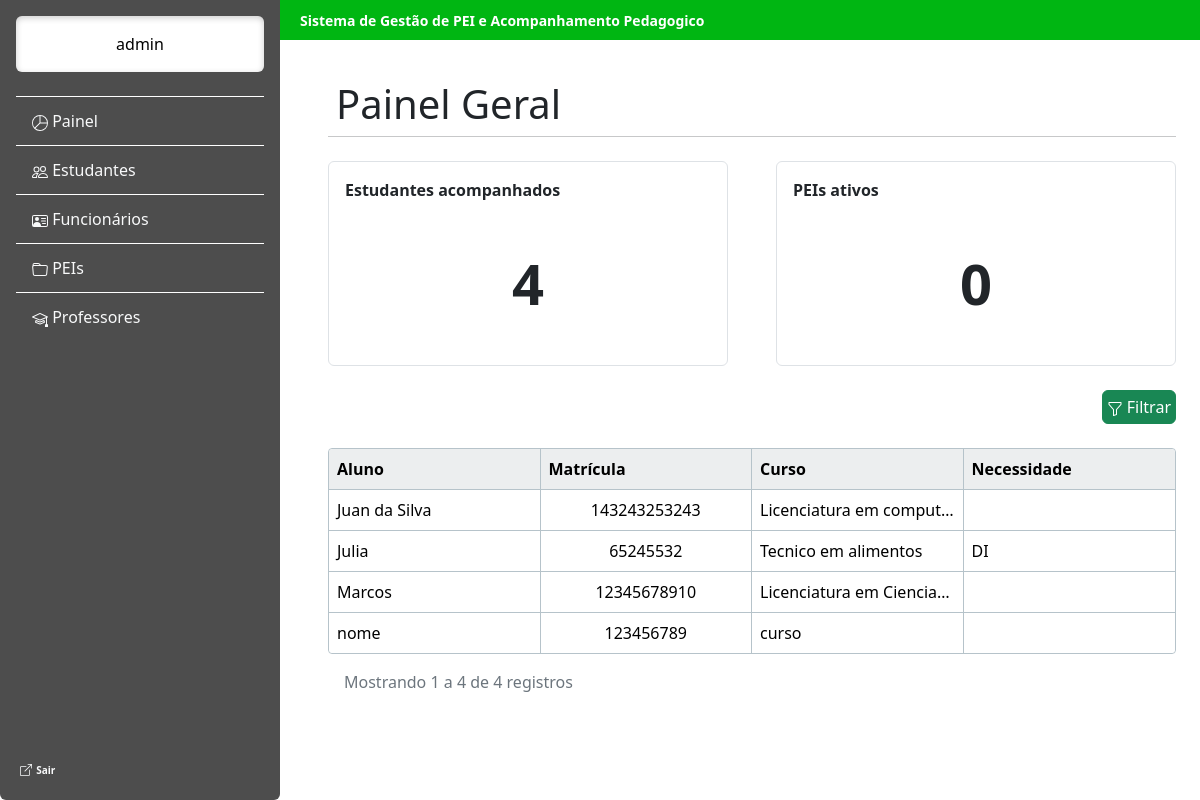
The app's page /estudante/painel_administrador/ (signed in), older data.
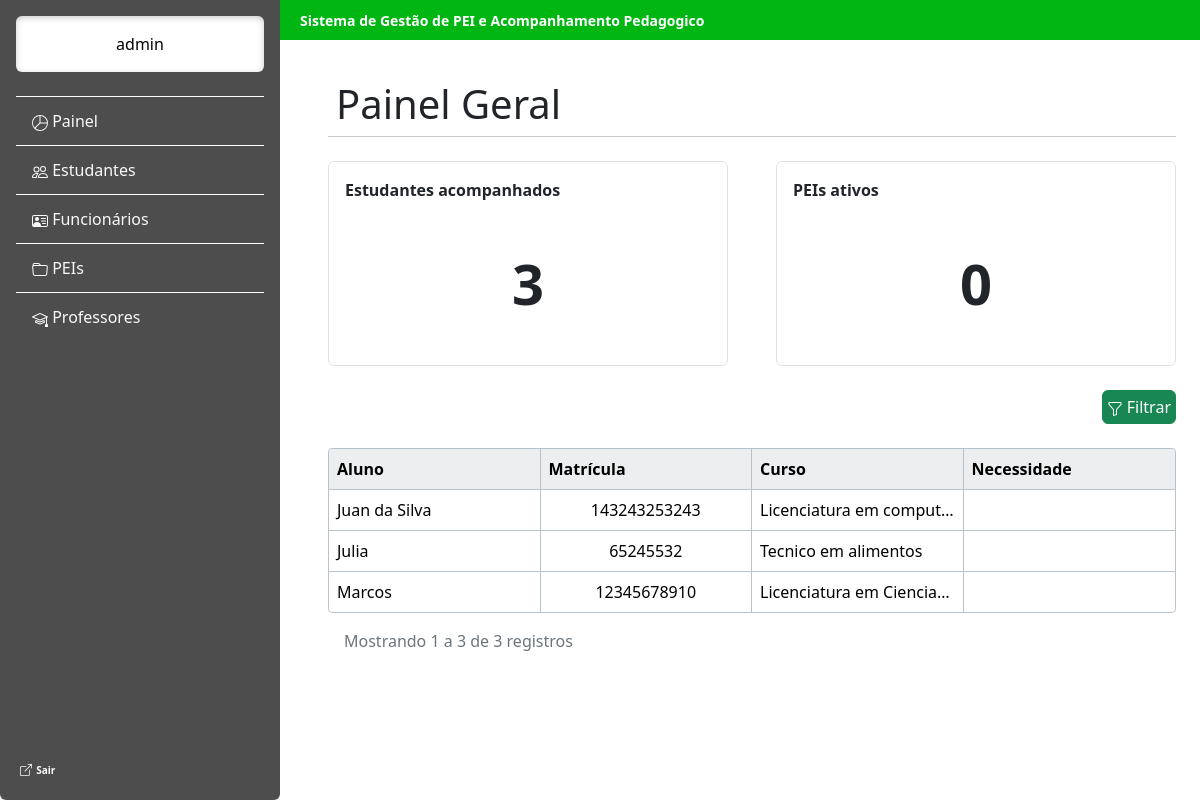
The same page, newer data.
### estudante/models.py (models this page shows, shortened)
class Estudante(models.Model):
    cpf = models.CharField(max_length=255, unique=True)
    matricula = models.CharField(max_length=255, primary_key=True)
    nome = models.CharField(max_length=255)
    data_de_nascimento = models.DateField()
    curso = models.CharField(max_length=255)
    periodo = models.IntegerField()
    turma = models.CharField(max_length=255)
    ingresso = models.DateField()
    nota = models.FloatField()
    telefone = models.CharField(max_length=255)
    email = models.EmailField(unique=True)
    pai = models.CharField(max_length=255)
    mae = models.CharField(max_length=255)
    telefone_responsavel = models.CharField(max_length=255)
    email_responsavel = models.CharField(max_length=255)

class Diagnostico(models.Model):
    laudo = models.CharField(max_length=255)
    texto = models.TextField()
    ano_diagnostico = models.IntegerField()
    atendimento_fora_da_escola = models.CharField()
    texto_atendimento = models.TextField()
    estudante = models.OneToOneField(Estudante,on_delete=models.CASCADE)

### estudante/views.py (the view)
# urls.py: path("painel_administrador/", views.painel_administrador, name="painel_administrador"),
@login_required(login_url="login1")
def painel_administrador(request):
    if request.method == "GET":
        estudantes = Estudante.objects.all().order_by("nome")
        paginas = Paginator(estudantes, 9)  # isso aqui faz a divisão da quantidade de estudantes em tabelas de 9 em 9, ou menos
        pagina = request.GET.get("page")  # isso aqui é para saber qual paginas entre, as divisões feitas, foi pedida pelo user
        estudantes = paginas.get_page(pagina)  # coloca os estudantes divididos na variavel estudante
        return render(request, "painel_administrador.html", {
            'nome_usuario': request.user.first_name,
            "total_estudantes": Estudante.objects.count(),
            "total_peis": PEI.objects.count(),
            "estudantes": estudantes})

### estudante/templates/painel_administrador.html (shortened to what this page needs)
<!doctype html>
<html lang="pt-BR">
<head>
    <link href="https://cdn.jsdelivr.net/npm/bootstrap@5.3.8/dist/css/bootstrap.min.css" rel="stylesheet">
</head>
<body class="d-flex">
    {% include 'barra_lateral.html' %}
    <main class="flex-grow-1 p-5">
        <div class="topbar fw-bold" style=" background-color: #00B612; color: #ffffff; font-size: 14px;">
            Sistema de Gestão de PEI e Acompanhamento Pedagogico
        </div>
        <br>
       <div class="display-6 p-2">
            Painel Geral
        </div>
        <hr class="w-100  m-0 p-0 border-dark">
        <br>
        <div class="d-flex flex-nowrap justify-content-center gap-5">
            <div class=" border rounded" style="width: 400px;">
                <div class="fw-bold pt-3 pe-0 pb-0 ps-3">
                    Estudantes acompanhados
                </div>
                <div class="display-4 d-flex fw-bold justify-content-center p-5">
                    {{ total_estudantes }}
                </div>
            </div>
            <div class=" border rounded" style="width: 400px;">
                <div class="fw-bold pt-3 pe-0 pb-0 ps-3">
                    PEIs ativos
                </div>
                <div class="display-4 d-flex fw-bold justify-content-center p-5">
                    {{ total_peis }}
                </div>
            </div>
        </div>
        <br>
        <div class="d-flex justify-content-end">
            <a class="btn btn-success p-1" href="{% url 'estudante_cadastrado' %}">
                Filtrar
            </a>
        </div>
        <br>
        <table class="table w-100 mb-0 tabela-customizada">
            <thead>
                <tr>
                    <th class="p-2">Aluno</th>
                    <th class="p-2">Matrícula</th>
                    <th class="p-2">Curso</th>
                    <th class="p-2">Necessidade</th>
                </tr>
            </thead>
            <tbody>
                {% for estudante in estudantes %}
                <tr>
                    <td class="p-2">{{ estudante.nome }}</td>
                    <td class="text-center p-2">{{ estudante.matricula }}</td>
                    <td class="p-2">{{ estudante.curso }}</td>
                    <td class="p-2">{{ estudante.diagnostico.texto}}</td>
                </tr>
                {% empty %}
                    <tr>
                        <td>
                            Nenhum estudante encontrado
                        </td>
                    </tr>
                {% endfor %}
            </tbody>
        </table>
        <div class="d-flex justify-content-between align-items-center p-3">
            <div class="text-secondary">
                Mostrando {{estudantes.start_index}} a {{estudantes.end_index}} de {{ estudantes.paginator.count }} registros
            </div>
    </main>
</body>
</html>

Row changes from the older to the newer data that the page shows:
removed Estudante: nome "nome", matricula "123456789", curso "curso"
shown differently, row unchanged: Estudante "Julia": diagnostico.texto "DI" → (not shown)
Text that changed along with them:
{{ total_estudantes }}: "4" → "3"
{{ estudantes.end_index }}: "4" → "3"
{{ estudantes.paginator.count }}: "4" → "3"
